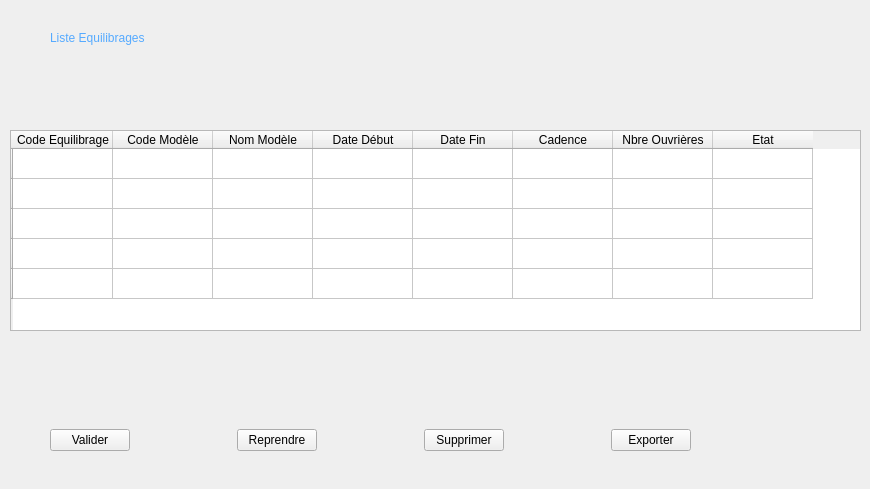
    <widget class="QWidget" name="liste_equilib">
     <widget class="QTableWidget" name="tableWidget_4">
      <property name="geometry">
       <rect>
        <x>10</x>
        <y>130</y>
        <width>851</width>
        <height>201</height>
       </rect>
      </property>
      <row>
       <property name="text">
        <string/>
       </property>
      </row>
      <row>
       <property name="text">
        <string/>
       </property>
      </row>
      <row>
       <property name="text">
        <string/>
       </property>
      </row>
      <row>
       <property name="text">
        <string/>
       </property>
      </row>
      <row>
       <property name="text">
        <string/>
       </property>
      </row>
      <column>
       <property name="text">
        <string>Code Equilibrage</string>
       </property>
      </column>
      <column>
       <property name="text">
        <string>Code Modèle</string>
       </property>
      </column>
      <column>
       <property name="text">
        <string>Nom Modèle</string>
       </property>
      </column>
      <column>
       <property name="text">
        <string>Date Début</string>
       </property>
      </column>
      <column>
       <property name="text">
        <string>Date Fin</string>
       </property>
      </column>
      <column>
       <property name="text">
        <string>Cadence</string>
       </property>
      </column>
      <column>
       <property name="text">
        <string>Nbre Ouvrières</string>
       </property>
      </column>
      <column>
       <property name="text">
        <string>Etat</string>
       </property>
      </column>
     </widget>
     <widget class="QWidget" name="horizontalLayoutWidget_7">
      <property name="geometry">
       <rect>
        <x>50</x>
        <y>400</y>
        <width>641</width>
        <height>80</height>
       </rect>
      </property>
      <layout class="QHBoxLayout" name="horizontalLayout_7">
       <item>
        <widget class="QPushButton" name="valider">
         <property name="text">
          <string>Valider</string>
         </property>
        </widget>
       </item>
       <item>
        <spacer name="horizontalSpacer_10">
         <property name="orientation">
          <enum>Qt::Horizontal</enum>
         </property>
         <property name="sizeHint" stdset="0">
          <size>
           <width>40</width>
           <height>20</height>
          </size>
         </property>
        </spacer>
       </item>
       <item>
        <widget class="QPushButton" name="reprendre">
         <property name="text">
          <string>Reprendre</string>
         </property>
        </widget>
       </item>
       <item>
        <spacer name="horizontalSpacer_13">
         <property name="orientation">
          <enum>Qt::Horizontal</enum>
         </property>
         <property name="sizeHint" stdset="0">
          <size>
           <width>40</width>
           <height>20</height>
          </size>
         </property>
        </spacer>
       </item>
       <item>
        <widget class="QPushButton" name="suppression">
         <property name="text">
          <string>Supprimer</string>
         </property>
        </widget>
       </item>
       <item>
        <spacer name="horizontalSpacer_12">
         <property name="orientation">
          <enum>Qt::Horizontal</enum>
         </property>
         <property name="sizeHint" stdset="0">
          <size>
           <width>40</width>
           <height>20</height>
          </size>
         </property>
        </spacer>
       </item>
       <item>
        <widget class="QPushButton" name="exporter">
         <property name="text">
          <string>Exporter</string>
         </property>
        </widget>
       </item>
      </layout>
     </widget>
     <widget class="QLabel" name="label_10">
      <property name="geometry">
       <rect>
        <x>50</x>
        <y>30</y>
        <width>131</width>
        <height>17</height>
       </rect>
      </property>
      <property name="text">
       <string>&lt;html&gt;&lt;head/&gt;&lt;body&gt;&lt;p&gt;&lt;span style=&quot; color:#55aaff;&quot;&gt;Liste Equilibrages&lt;/span&gt;&lt;/p&gt;&lt;/body&gt;&lt;/html&gt;</string>
      </property>
     </widget>
    </widget>
